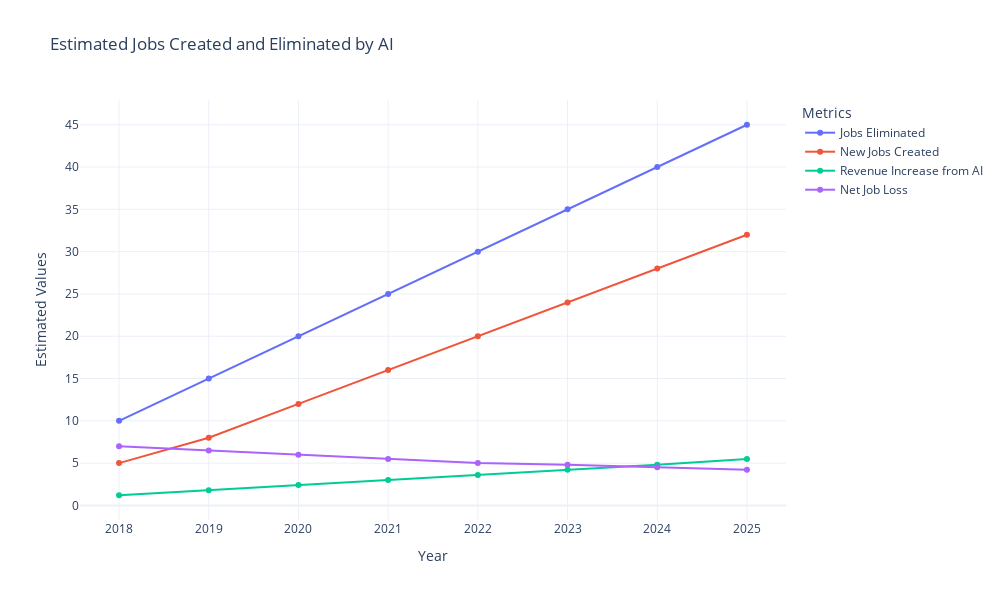

The cell this chart's notebook holds for it:
### Markdown cell above
<a id="35"></a>
### <div style="text-align:left; border-radius:15px; padding:20px; color:Black; margin:0; font-size:100%; font-family:Arial; background-color:#48cae4; overflow:hidden"><b>⚡5. Job Created and Eliminated by AI % Revenue</b>
</div>

### Code cell
# Create traces for each line
trace1 = go.Scatter(
    x=df_cleaned['Year'],
    y=df_cleaned['Estimated Jobs Eliminated by AI (millions)'],
    mode='lines+markers',
    name='Jobs Eliminated'
)

trace2 = go.Scatter(
    x=df_cleaned['Year'],
    y=df_cleaned['Estimated New Jobs Created by AI (millions)'],
    mode='lines+markers',
    name='New Jobs Created'
)

trace3 = go.Scatter(
    x=df_cleaned['Year'],
    y=df_cleaned['Estimated Revenue Increase from AI (trillions USD)'],
    mode='lines+markers',
    name='Revenue Increase from AI'
)
trace4 = go.Scatter(
    x=df_cleaned['Year'],
    y=df_cleaned['Net Job Loss in the US'],
    mode='lines+markers',
    name='Net Job Loss'
)
# Create a figure and add the traces
fig = go.Figure(data=[trace1, trace2, trace3, trace4])

# Update layout for titles and axes labels
fig.update_layout(
    title='Estimated Jobs Created and Eliminated by AI',
    xaxis_title='Year',
    yaxis_title='Estimated Values',
    legend_title='Metrics',
    template='plotly_white',
    width=1000,
    height=600
)

# Show gridlines
fig.update_xaxes(showgrid=True)
fig.update_yaxes(showgrid=True)

# Display the plot
fig.show()

### Figure 1 — Plotly figure (JSON) as saved in the notebook; plotly's stock layout.template omitted (floating-point values rounded to 4 significant figures)
{"data": [{"mode": "lines+markers", "name": "Jobs Eliminated", "type": "scatter", "x": [2018, 2019, 2020, 2021, 2022, 2023, 2024, 2025], "y": [10, 15, 20, 25, 30, 35, 40, 45]}, {"mode": "lines+markers", "name": "New Jobs Created", "type": "scatter", "x": [2018, 2019, 2020, 2021, 2022, 2023, 2024, 2025], "y": [5, 8, 12, 16, 20, 24, 28, 32]}, {"mode": "lines+markers", "name": "Revenue Increase from AI", "type": "scatter", "x": [2018, 2019, 2020, 2021, 2022, 2023, 2024, 2025], "y": [1.2, 1.8, 2.4, 3, 3.6, 4.2, 4.8, 5.5]}, {"mode": "lines+markers", "name": "Net Job Loss", "type": "scatter", "x": [2018, 2019, 2020, 2021, 2022, 2023, 2024, 2025], "y": [7, 6.5, 6, 5.5, 5, 4.8, 4.5, 4.2]}], "layout": {"height": 600, "legend": {"title": {"text": "Metrics"}}, "title": {"text": "Estimated Jobs Created and Eliminated by AI"}, "width": 1000, "xaxis": {"showgrid": true, "title": {"text": "Year"}}, "yaxis": {"showgrid": true, "title": {"text": "Estimated Values"}}}}
